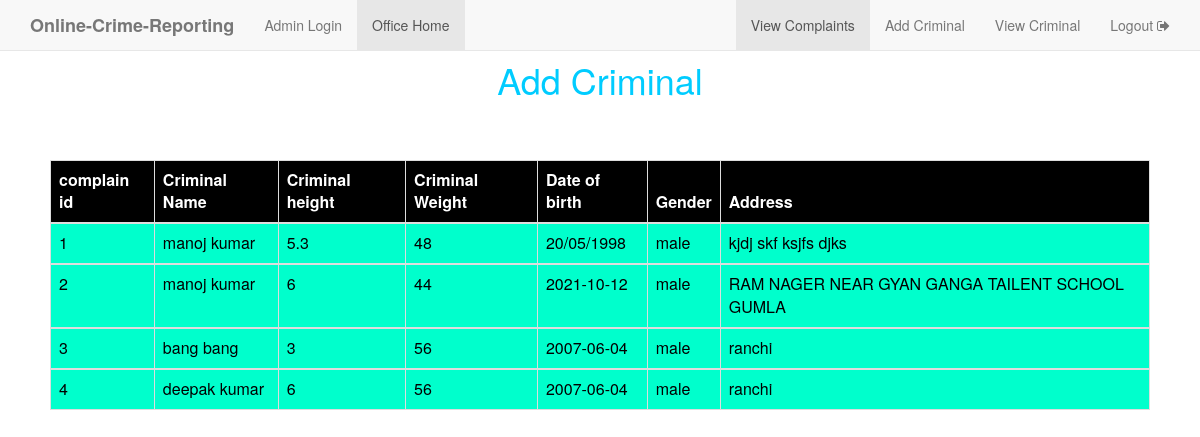
/crimenal_history.php, run on the app's committed database.
### tables this page shows
CREATE TABLE `crimenal_list` (
  `criminal_id` int(11) NOT NULL,
  `name` varchar(30) NOT NULL,
  `hight` varchar(30) NOT NULL,
  `weight` varchar(30) NOT NULL,
  `date` varchar(30) NOT NULL,
  `gender` varchar(30) NOT NULL,
  `address` varchar(255) NOT NULL
);

### crimenal_history.php (the view, shortened to what this page needs)
<?php
	include "header/officeheader.php";
?>
<h1 style="color:#0CF; text-align:center ; margin-top:5%;"> Add Criminal </h1>
<?php
 $server="localhost";
			$user="root";
			$password="";
			$db="crimepotal_final";
			$conn=mysqli_connect($server,$user,$password,$db);
			$q="select *from crimenal_list";
			$qu=mysqli_query($conn,$q);
			?>
            <div style="padding:50px;">
      <table class="table table-bordered">
       <thead class="thead-dark" style="background-color: black; color: white;">
            <tr>
            	<th> complain id </th>
                <th> Criminal Name </th>
                <th>Criminal height</th>
         		 <th>Criminal Weight</th>
          		<th>Date of birth</th>
          		<th>Gender</th>
          		<th> Address </th>
            </tr>
            </thead>
            <?php
			while($rs=mysqli_fetch_assoc($qu))
			{
				?>
                 <tbody style=" background-color:#0FC ; color: black;">
                <tr>
                <td><?php echo $rs['criminal_id']; ?> </td>
                <td><?php echo $rs['name']; ?> </td>
                <td><?php echo $rs['hight'];; ?> </td>
                <td> <?php echo $rs['weight']; ?></td>
                <td> <?php echo $rs['date']; ?></td>
                <td><?php echo $rs['gender']; ?> </td>
                <td><?php echo $rs['address'];?> </td>
			</tr>
			</tbody>
			<?php
			}
			?>
            </table>
      </div>

### header/officeheader.php (shortened to what this page needs)
<html>
<head>
<link rel="stylesheet" type="text/css" href="https://maxcdn.bootstrapcdn.com/bootstrap/3.3.5/css/bootstrap.min.css">
	<link rel="stylesheet" type="text/css" href="https://maxcdn.bootstrapcdn.com/font-awesome/4.4.0/css/font-awesome.min.css">
</head>
<body style="background-image: url(search1.jpeg); ">
	<nav  class="navbar navbar-default navbar-fixed-top">
  <div class="container">
    <div class="navbar-header">
      <a class="navbar-brand" href="index.php"><b>Online-Crime-Reporting</b></a>
    </div>
    <div id="navbar" class="collapse navbar-collapse">
      <ul class="nav navbar-nav">
        <li ><a href="officelogin.php">Admin Login</a></li>
        <li class="active"><a href="demo.php">Office Home</a></li>
      </ul>
      <ul class="nav navbar-nav navbar-right">
        <li class="active" ><a href="demo.php">View Complaints</a></li>
        <li ><a href="add_crimenal.php">Add Criminal</a></li>
        <li ><a href="crimenal_history.php"> View Criminal</a></li>
        <li><a href="h_logout.php">Logout  <i class="fa fa-sign-out" aria-hidden="true"></i></a></li>
      </ul>
    </div>
  </div>
 </nav>

### data on the page
crimenal_list: criminal_id "1", name "manoj kumar", hight "5.3", weight "48", date "20/05/1998", gender "male", address "kjdj skf ksjfs djks"
crimenal_list: criminal_id "2", name "manoj kumar", hight "6", weight "44", date "2021-10-12", gender "male", address "RAM NAGER NEAR GYAN GANGA TAILENT SCHOOL GUMLA"
crimenal_list: criminal_id "3", name "bang bang", hight "3", weight "56", date "2007-06-04", gender "male", address "ranchi"
crimenal_list: criminal_id "4", name "deepak kumar", hight "6", weight "56", date "2007-06-04", gender "male", address "ranchi"
